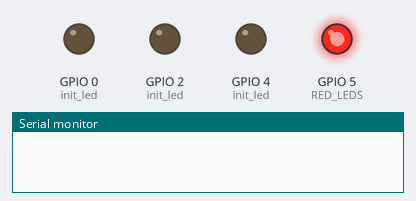
This sketch was run on a simulated ESP8266 (NodeMCU). On the bench: output pins drawn as LEDs (lit = HIGH), the last lines printed to the serial monitor. WiFi joins after 1.5 s; servers stay silent unless stated.

Above: at 6.1 s.
At 7.8 s:
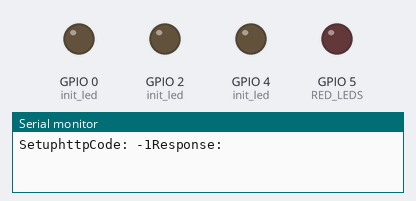
Timing chart, 0 to 9.3 s (numbered marks = the images above):
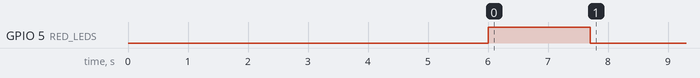

The sketch:

main.ino.ino
```cpp
#include <Arduino.h>

#include <Wire.h> // input output
#include <SPI.h>
#include <ESP8266WiFi.h>        // ESP WiFi module
#include <ESP8266WiFiMulti.h>   // ESP WiFi module
#include <ESP8266HTTPClient.h>


ESP8266WiFiMulti WiFiMulti;

    HTTPClient http;

int RED_LEDS = 5;//pin D1

void init_wifi() {
    WiFiMulti.addAP("Dag", "12345678");
    digitalWrite(RED_LEDS, LOW);
    delay(5000);
    digitalWrite(RED_LEDS, HIGH);
    bool connected = false;
    while(!connected){
      digitalWrite(RED_LEDS, LOW);
    delay(1000);
    digitalWrite(RED_LEDS, HIGH);
      if(WiFiMulti.run() == WL_CONNECTED){
          connected = true;
        }
      }


}


void init_led() {
    pinMode(0, OUTPUT);
    pinMode(2, OUTPUT);
    pinMode(4, OUTPUT);
    pinMode(5, OUTPUT);
}

void setup() {
  Serial.begin (115200);
    init_led();
    init_wifi();

        Serial.print("Setup");
}

String response;

void loop() {
        http.begin("http://rain-indicator.eu-gb.cf.appdomain.cloud/rain");
        int httpCode = http.GET();
        response = http.getString();


  Serial.print("httpCode: ");
        Serial.print(httpCode);

  Serial.print("Response: ");
        Serial.print(response);

  Serial.print("\n");
        if(response[0] == '1'){
          digitalWrite(5, HIGH);//d1

          } else {

    digitalWrite(5, LOW);
            }

            if(response[1] == '1'){
          digitalWrite(4, HIGH);//d3

          } else {

    digitalWrite(4, LOW);
            }

            if(response[2] == '1'){
          digitalWrite(0, HIGH);//

          } else {

    digitalWrite(0, LOW);
            }

            if(response[3] == '1'){
          digitalWrite(2, HIGH);

          } else {

    digitalWrite(2, LOW);
            }
        http.end();
        delay(3600000);


}
```

Measured:
- by itself, GPIO 5 (RED_LEDS): HIGH → LOW at 7.7 s
